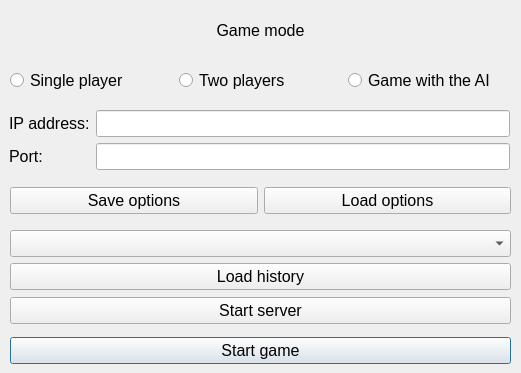
<?xml version="1.0" encoding="UTF-8"?>
<ui version="4.0">
 <class>config_dialog</class>
 <widget class="QDialog" name="config_dialog">
  <property name="geometry">
   <rect>
    <x>0</x>
    <y>0</y>
    <width>521</width>
    <height>373</height>
   </rect>
  </property>
  <property name="windowTitle">
   <string>Config</string>
  </property>
  <widget class="QWidget" name="horizontalLayoutWidget">
   <property name="geometry">
    <rect>
     <x>10</x>
     <y>60</y>
     <width>501</width>
     <height>41</height>
    </rect>
   </property>
   <layout class="QHBoxLayout" name="horizontalLayout">
    <item>
     <widget class="QRadioButton" name="radioButton_single">
      <property name="font">
       <font>
        <pointsize>12</pointsize>
       </font>
      </property>
      <property name="text">
       <string>Single player</string>
      </property>
     </widget>
    </item>
    <item>
     <widget class="QRadioButton" name="radioButton_two">
      <property name="font">
       <font>
        <pointsize>12</pointsize>
       </font>
      </property>
      <property name="text">
       <string>Two players</string>
      </property>
     </widget>
    </item>
    <item>
     <widget class="QRadioButton" name="radioButton_ai">
      <property name="font">
       <font>
        <pointsize>12</pointsize>
       </font>
      </property>
      <property name="text">
       <string>Game with the AI</string>
      </property>
     </widget>
    </item>
   </layout>
  </widget>
  <widget class="QWidget" name="horizontalLayoutWidget_2">
   <property name="geometry">
    <rect>
     <x>10</x>
     <y>10</y>
     <width>501</width>
     <height>41</height>
    </rect>
   </property>
   <layout class="QHBoxLayout" name="horizontalLayout_2">
    <item>
     <widget class="QLabel" name="label">
      <property name="font">
       <font>
        <pointsize>12</pointsize>
       </font>
      </property>
      <property name="text">
       <string>Game mode</string>
      </property>
      <property name="alignment">
       <set>Qt::AlignCenter</set>
      </property>
     </widget>
    </item>
   </layout>
  </widget>
  <widget class="QWidget" name="horizontalLayoutWidget_3">
   <property name="geometry">
    <rect>
     <x>10</x>
     <y>330</y>
     <width>501</width>
     <height>41</height>
    </rect>
   </property>
   <layout class="QHBoxLayout" name="horizontalLayout_3">
    <item>
     <widget class="QPushButton" name="start_button_game">
      <property name="font">
       <font>
        <pointsize>12</pointsize>
       </font>
      </property>
      <property name="text">
       <string>Start game</string>
      </property>
     </widget>
    </item>
   </layout>
  </widget>
  <widget class="QWidget" name="formLayoutWidget">
   <property name="geometry">
    <rect>
     <x>9</x>
     <y>110</y>
     <width>501</width>
     <height>61</height>
    </rect>
   </property>
   <layout class="QFormLayout" name="formLayout">
    <item row="0" column="0">
     <widget class="QLabel" name="label_2">
      <property name="font">
       <font>
        <pointsize>12</pointsize>
       </font>
      </property>
      <property name="text">
       <string>IP address:</string>
      </property>
     </widget>
    </item>
    <item row="1" column="0">
     <widget class="QLabel" name="label_3">
      <property name="font">
       <font>
        <pointsize>12</pointsize>
       </font>
      </property>
      <property name="text">
       <string>Port:</string>
      </property>
     </widget>
    </item>
    <item row="0" column="1">
     <widget class="QLineEdit" name="IP_edit">
      <property name="font">
       <font>
        <pointsize>12</pointsize>
       </font>
      </property>
     </widget>
    </item>
    <item row="1" column="1">
     <widget class="QLineEdit" name="port_edit">
      <property name="font">
       <font>
        <pointsize>12</pointsize>
       </font>
      </property>
     </widget>
    </item>
   </layout>
  </widget>
  <widget class="QWidget" name="horizontalLayoutWidget_4">
   <property name="geometry">
    <rect>
     <x>10</x>
     <y>180</y>
     <width>501</width>
     <height>41</height>
    </rect>
   </property>
   <layout class="QHBoxLayout" name="horizontalLayout_4">
    <item>
     <widget class="QPushButton" name="save_options_button">
      <property name="font">
       <font>
        <pointsize>12</pointsize>
       </font>
      </property>
      <property name="text">
       <string>Save options</string>
      </property>
     </widget>
    </item>
    <item>
     <widget class="QPushButton" name="load_options_button">
      <property name="font">
       <font>
        <pointsize>12</pointsize>
       </font>
      </property>
      <property name="text">
       <string>Load options</string>
      </property>
     </widget>
    </item>
   </layout>
  </widget>
  <widget class="QWidget" name="verticalLayoutWidget">
   <property name="geometry">
    <rect>
     <x>10</x>
     <y>230</y>
     <width>501</width>
     <height>61</height>
    </rect>
   </property>
   <layout class="QVBoxLayout" name="verticalLayout">
    <item>
     <widget class="QComboBox" name="comboBox">
      <property name="font">
       <font>
        <pointsize>12</pointsize>
       </font>
      </property>
     </widget>
    </item>
    <item>
     <widget class="QPushButton" name="load_history_button">
      <property name="font">
       <font>
        <pointsize>12</pointsize>
       </font>
      </property>
      <property name="text">
       <string>Load history</string>
      </property>
     </widget>
    </item>
   </layout>
  </widget>
  <widget class="QWidget" name="horizontalLayoutWidget_5">
   <property name="geometry">
    <rect>
     <x>10</x>
     <y>290</y>
     <width>501</width>
     <height>41</height>
    </rect>
   </property>
   <layout class="QHBoxLayout" name="horizontalLayout_5">
    <item>
     <widget class="QPushButton" name="start_server_button">
      <property name="font">
       <font>
        <pointsize>12</pointsize>
       </font>
      </property>
      <property name="text">
       <string>Start server</string>
      </property>
     </widget>
    </item>
   </layout>
  </widget>
 </widget>
 <resources/>
 <connections/>
</ui>
